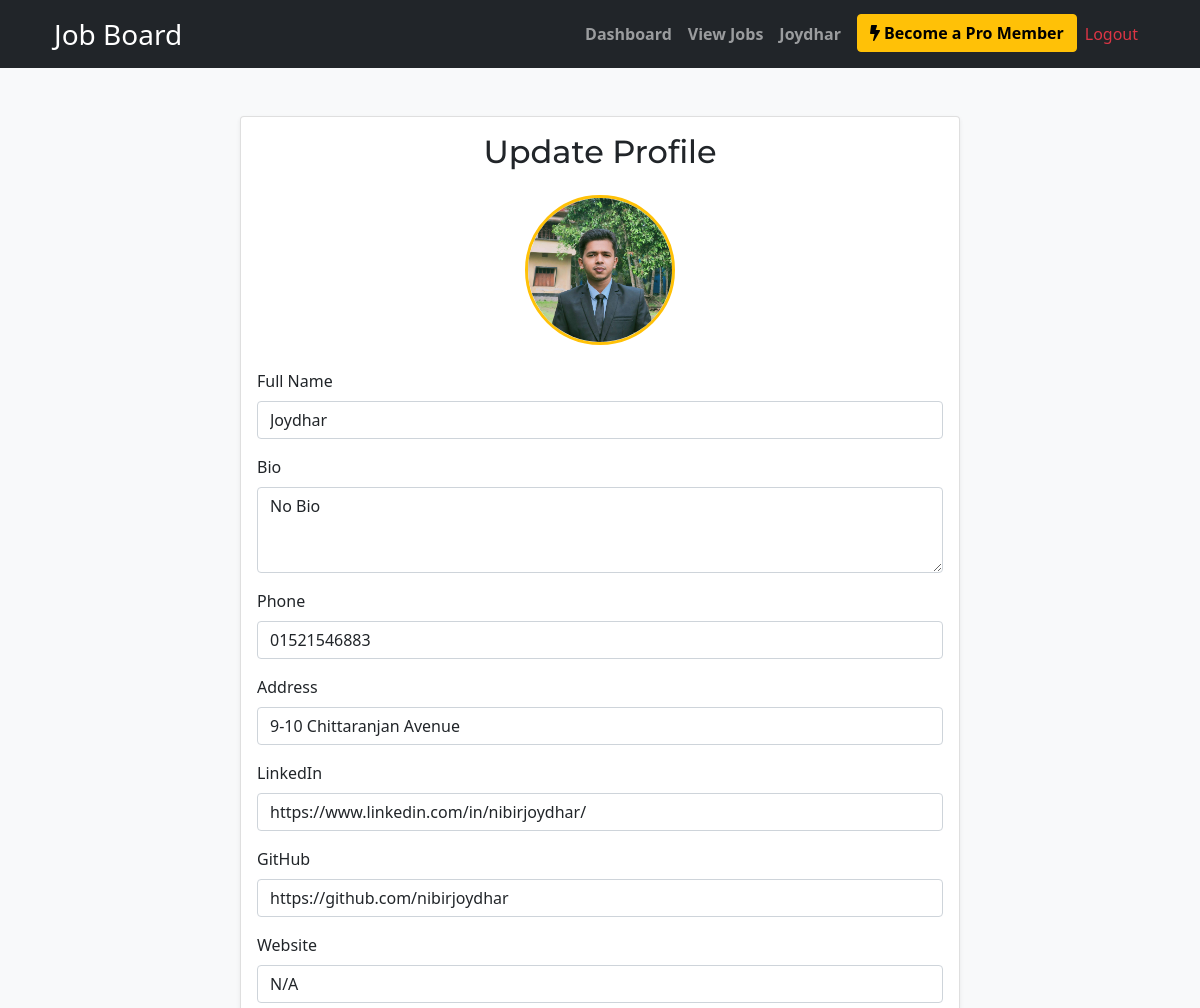
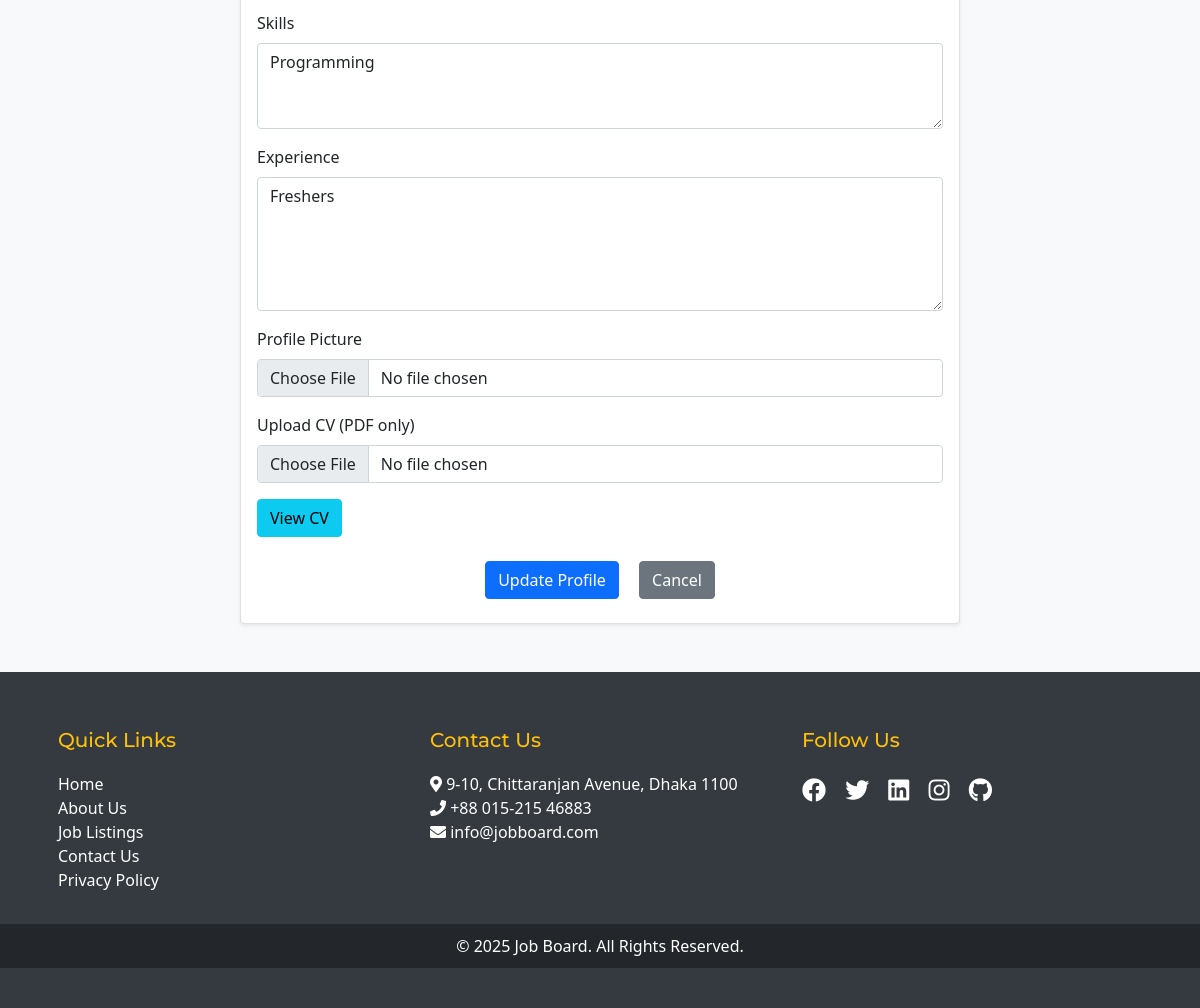
Screenshot of /update_profile.php (signed in) with the database file from the repository (2 pictures, top to bottom).
### tables this page shows
CREATE TABLE `profiles` (
  `id` int NOT NULL,
  `user_id` int NOT NULL,
  `full_name` varchar(255) NOT NULL,
  `bio` text,
  `profile_photo` varchar(255) DEFAULT NULL,
  `phone` varchar(20) DEFAULT NULL,
  `address` varchar(255) DEFAULT NULL,
  `linkedin` varchar(255) DEFAULT NULL,
  `github` varchar(255) DEFAULT NULL,
  `website` varchar(255) DEFAULT NULL,
  `cv` varchar(255) DEFAULT NULL,
  `skills` varchar(255) DEFAULT NULL,
  `experience` text,
  `created_at` timestamp NOT NULL DEFAULT CURRENT_TIMESTAMP,
  `updated_at` timestamp NOT NULL DEFAULT CURRENT_TIMESTAMP ON UPDATE CURRENT_TIMESTAMP
);

### update_profile.php (the view, shortened to what this page needs)
<?php
include('includes/db.php');
$user_id = $_SESSION['user_id'];
$sql = "SELECT * FROM profiles WHERE user_id = '$user_id'";
$result = $conn->query($sql);
$profile = $result->num_rows > 0 ? $result->fetch_assoc() : null;
?>
<!DOCTYPE html>
<html lang="en">
<head>
    <?php include('headlink.php'); ?>
</head>
<body class="bg-light">
    <?php include('header.php'); ?>
    <div class="container mt-5">
        <div class="row justify-content-center">
            <div class="col-md-8">
                <div class="card shadow-sm">
                    <div class="card-body">
                        <h2 class="card-title text-center mb-4">Update Profile</h2>
                        <div class="text-center mb-4">
                            <?php if (!empty($profile['profile_photo'])): ?>
                                <img src="<?php echo htmlspecialchars($profile['profile_photo']); ?>" alt="Profile Photo" class="profile-photo">
                            <?php else: ?>
                                <img src="images/default-profile.png" alt="Default Profile Photo" class="profile-photo">
                            <?php endif; ?>
                        </div>
                        <form method="POST" action="update_profile.php" enctype="multipart/form-data">
                            <div class="mb-3">
                                <label for="full_name" class="form-label">Full Name</label>
                                <input type="text" name="full_name" class="form-control" value="<?php echo htmlspecialchars($_SESSION['name'] ?? ''); ?>" required>
                            </div>
                            <div class="mb-3">
                                <label for="bio" class="form-label">Bio</label>
                                <textarea name="bio" class="form-control" rows="3" required><?php echo htmlspecialchars($profile['bio'] ?? ''); ?></textarea>
                            </div>
                            <div class="mb-3">
                                <label for="phone" class="form-label">Phone</label>
                                <input type="text" name="phone" class="form-control" value="<?php echo htmlspecialchars($profile['phone'] ?? ''); ?>" required>
                            </div>
                            <div class="mb-3">
                                <label for="address" class="form-label">Address</label>
                                <input type="text" name="address" class="form-control" value="<?php echo htmlspecialchars($profile['address'] ?? ''); ?>" required>
                            </div>
                            <div class="mb-3">
                                <label for="linkedin" class="form-label">LinkedIn</label>
                                <input type="text" name="linkedin" class="form-control" value="<?php echo htmlspecialchars($profile['linkedin'] ?? ''); ?>">
                            </div>
                            <div class="mb-3">
                                <label for="github" class="form-label">GitHub</label>
                                <input type="text" name="github" class="form-control" value="<?php echo htmlspecialchars($profile['github'] ?? ''); ?>">
                            </div>
                            <div class="mb-3">
                                <label for="website" class="form-label">Website</label>
                                <input type="text" name="website" class="form-control" value="<?php echo htmlspecialchars($profile['website'] ?? ''); ?>">
                            </div>
                            <div class="mb-3">
                                <label for="skills" class="form-label">Skills</label>
                                <textarea name="skills" class="form-control" rows="3" required><?php echo htmlspecialchars($profile['skills'] ?? ''); ?></textarea>
                            </div>
                            <div class="mb-3">
                                <label for="experience" class="form-label">Experience</label>
                                <textarea name="experience" class="form-control" rows="5" required><?php echo htmlspecialchars($profile['experience'] ?? ''); ?></textarea>
                            </div>
                            <div class="mb-3">
                                <label for="profile_photo" class="form-label">Profile Picture</label>
                                <input type="file" name="profile_photo" class="form-control" accept="image/*">
                            </div>
                            <div class="mb-3">
                                <label for="cv" class="form-label">Upload CV (PDF only)</label>
                                <input type="file" name="cv" class="form-control" accept=".pdf">
                            </div>
                            <?php if (!empty($profile['cv'])): ?>
                                <div class="mb-3">
                                    <a href="<?php echo htmlspecialchars($profile['cv']); ?>" target="_blank" class="btn btn-info">View CV</a>
                                </div>
                            <?php endif; ?>
                            <div class="text-center mt-3">
                                <button type="submit" class="btn btn-primary m-2">Update Profile</button>
                                <a href="profile.php" class="btn btn-secondary m-2">Cancel</a>
                            </div>
                        </form>
                    </div>
                </div>
            </div>
        </div>
    </div>
    <?php include('footer.php'); ?>
</body>
</html>

### css/styles.css (style rules this page uses)
body { background-color: #f8f9fa; }
.card { border-radius: 12px; }
.btn { border-radius: 8px; }

### css/custom.css (style rules this page uses)
body { background-color: #f8f9fa; }
.card { border: none; border-radius: 10px; transition: transform 0.3s ease; }
.btn-primary { background-color: #007bff; border-color: #007bff; }
body { font-family: 'Poppins', sans-serif; }
h1, h2, h3, h4, h5, h6 { font-family: 'Montserrat', sans-serif; }

### update_profile.php (style rules this page uses)
.profile-photo { width: 150px; height: 150px; border-radius: 50%; object-fit: cover; border: 3px solid #ffc107; }

### rows the page displays
profiles: profile_photo (picture), bio "No Bio", phone "01521546883", address "9-10 Chittaranjan Avenue", linkedin "https://www.linkedin.com/in/nibirjoydhar/", github "https://github.com/nibirjoydhar", website "N/A", skills "Programming", experience "Freshers"

### other values shown
$_SESSION['name'] "Joydhar"
